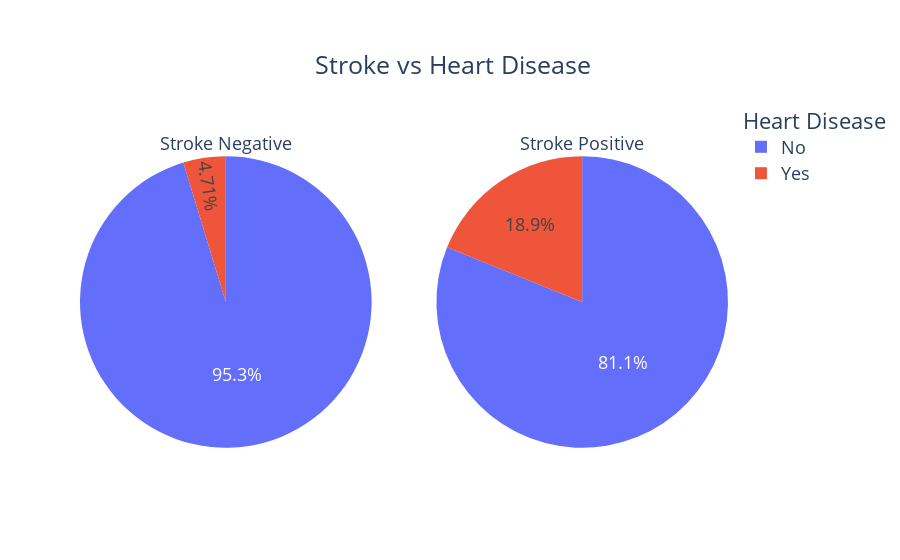

Write notebook code for a chart like this one.
### Code cell
counts0 = Counter(dataviz[dataviz['stroke']==0]['heart_disease'])
counts1 = Counter(dataviz[dataviz['stroke']==1]['heart_disease'])
fig = make_subplots(rows=1, cols=2, specs=[[{"type": "pie"}, {"type": "pie"}]])

fig.add_trace(go.Pie(
     values=[item[1] for item in sorted(counts0.items())],
     labels=['No','Yes'],
     domain=dict(x=[0, 0.5]),
     name="Stroke Negative",title='Stroke Negative'), 
     row=1, col=1)

fig.add_trace(go.Pie(
     values=[item[1] for item in sorted(counts1.items())],
     labels=['No','Yes'],
     domain=dict(x=[0.5, 1.0]),
     name="Stroke Positive",title='Stroke Positive'),
    row=1, col=2)

fig.update_layout(
    title={'text':'Stroke vs Heart Disease','xanchor':'left','yanchor': 'top','y':0.9,'x':0.35},
    xaxis_title="X Axis Title",
    yaxis_title="Y Axis Title",
    legend_title="Heart Disease",
    font=dict(size=18)
)

fig.show()

### Figure 1 — Plotly figure (JSON) as saved in the notebook; plotly's stock layout.template omitted (floating-point values rounded to 4 significant figures)
{"data": [{"domain": {"x": [0.0, 0.45], "y": [0.0, 1.0]}, "labels": ["No", "Yes"], "name": "Stroke Negative", "title": {"text": "Stroke Negative"}, "type": "pie", "values": [4632, 229]}, {"domain": {"x": [0.55, 1.0], "y": [0.0, 1.0]}, "labels": ["No", "Yes"], "name": "Stroke Positive", "title": {"text": "Stroke Positive"}, "type": "pie", "values": [202, 47]}], "layout": {"font": {"size": 18}, "legend": {"title": {"text": "Heart Disease"}}, "title": {"text": "Stroke vs Heart Disease", "x": 0.35, "xanchor": "left", "y": 0.9, "yanchor": "top"}, "xaxis": {"title": {"text": "X Axis Title"}}, "yaxis": {"title": {"text": "Y Axis Title"}}}}
